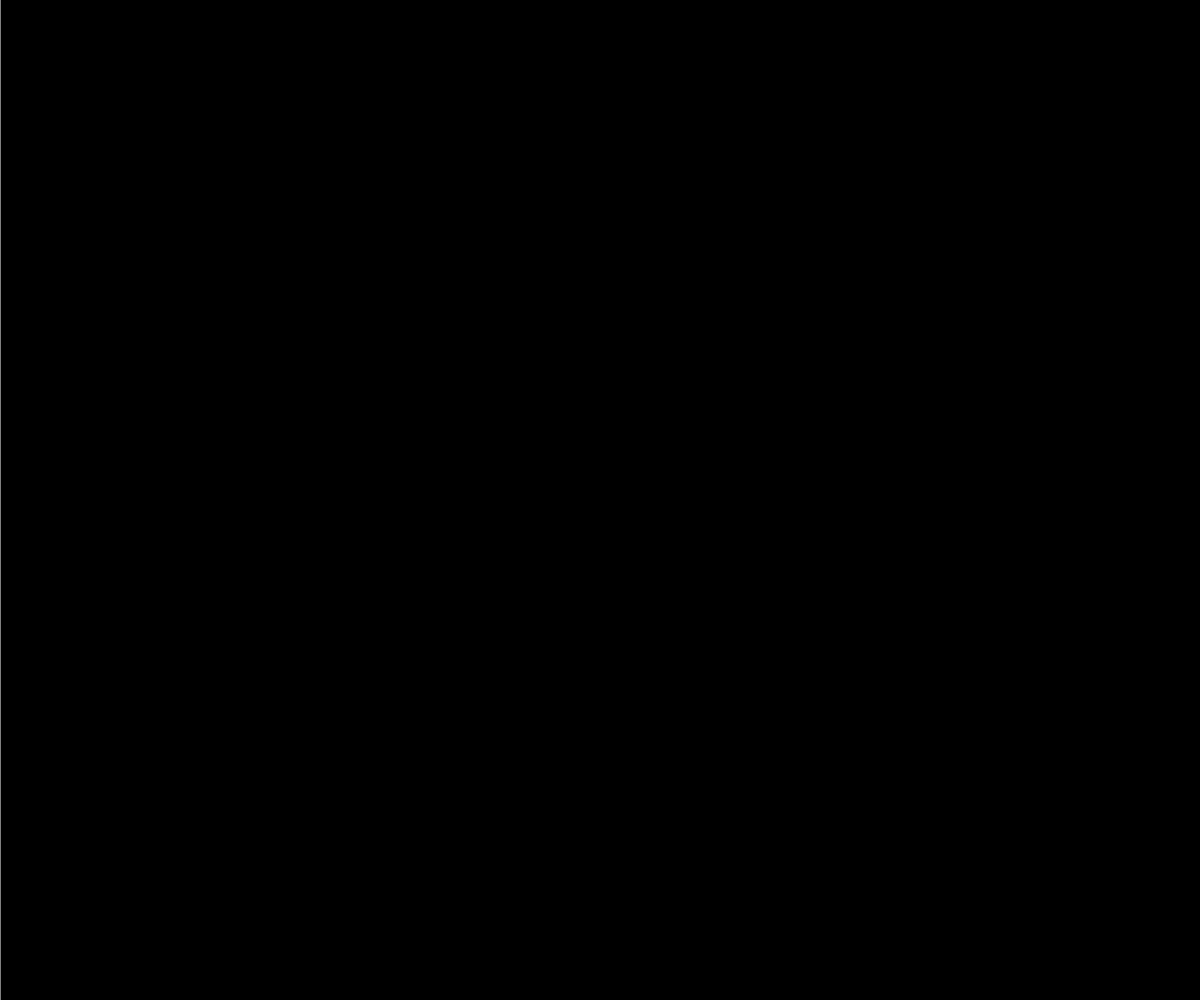
Frame 1 (no input)
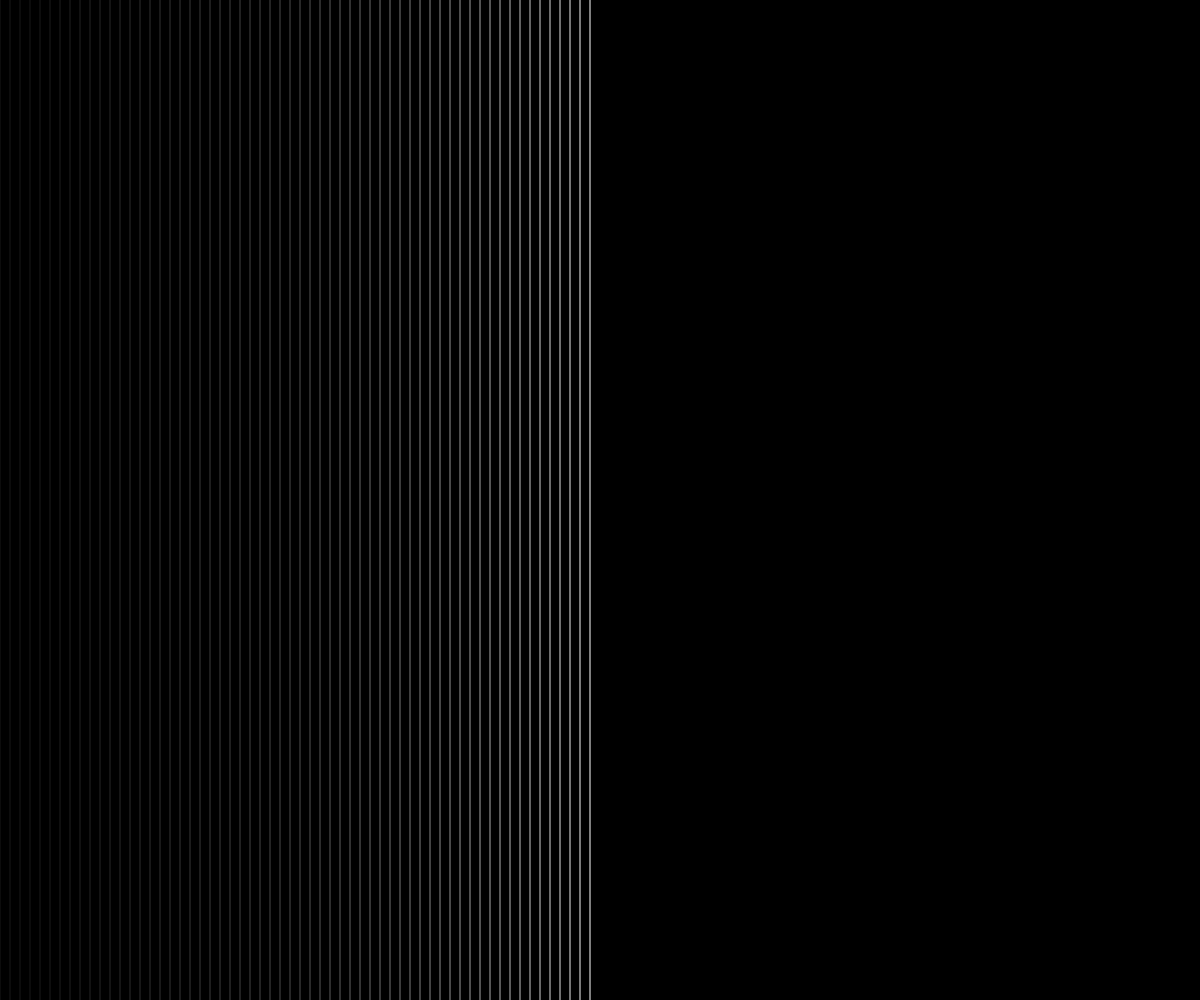
Frame 60 (no input)
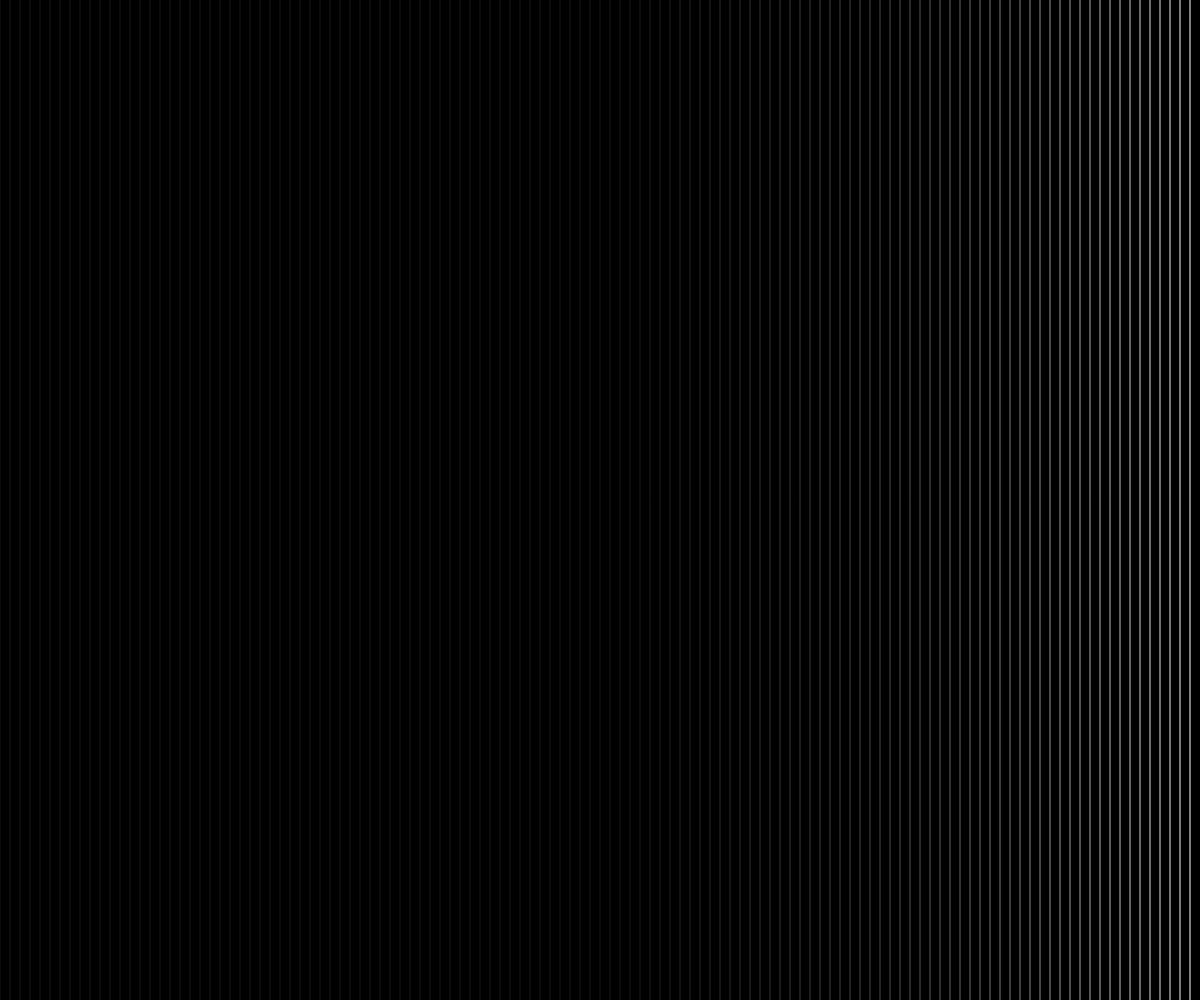
Frame 120 (the mouse pressed at the canvas centre since frame 60)

The p5.js sketch that drew these frames (run headless with seeded random() and noise() and a simulated clock; from frame 60 on, the mouse is pressed at the canvas centre):

// p5.js sketch
// ── sketch.js
let x = 0
let spacing = 10
function setup() {
	createCanvas(windowWidth, windowHeight);
	background(0)
}

function draw() {
	background(0,10)
	stroke(255)
	line(x, 0, x, height )

	x += spacing

	if (x > width || x < 0) {
		spacing *= -1
	}
}
